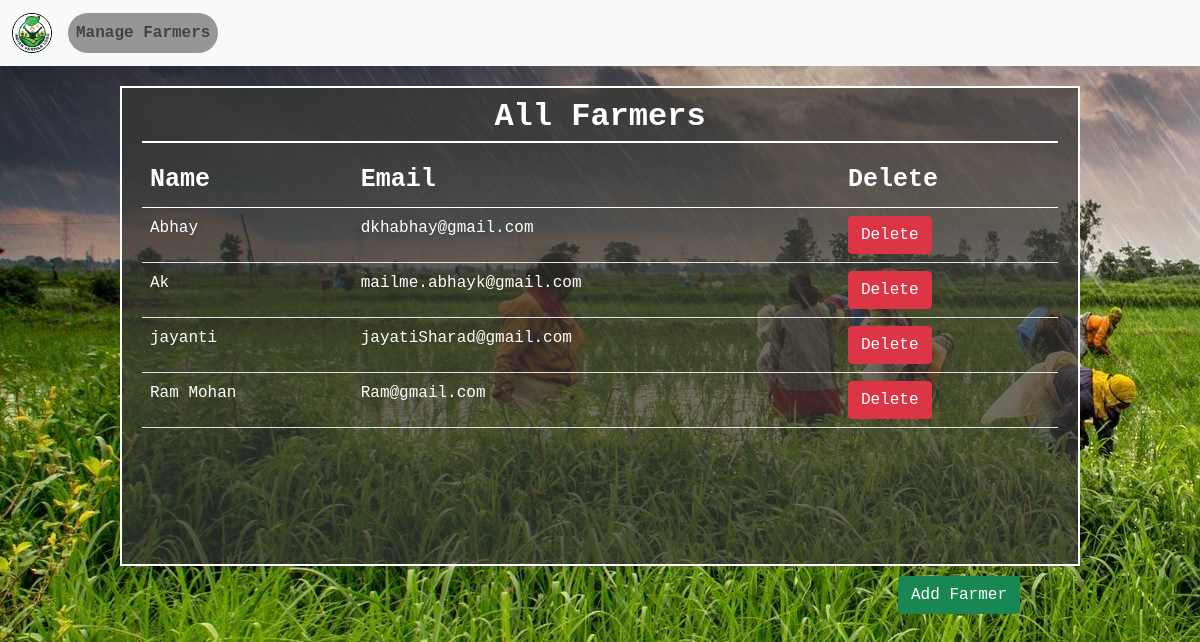
/manage-farmer, run on an earlier commit of the app's database.
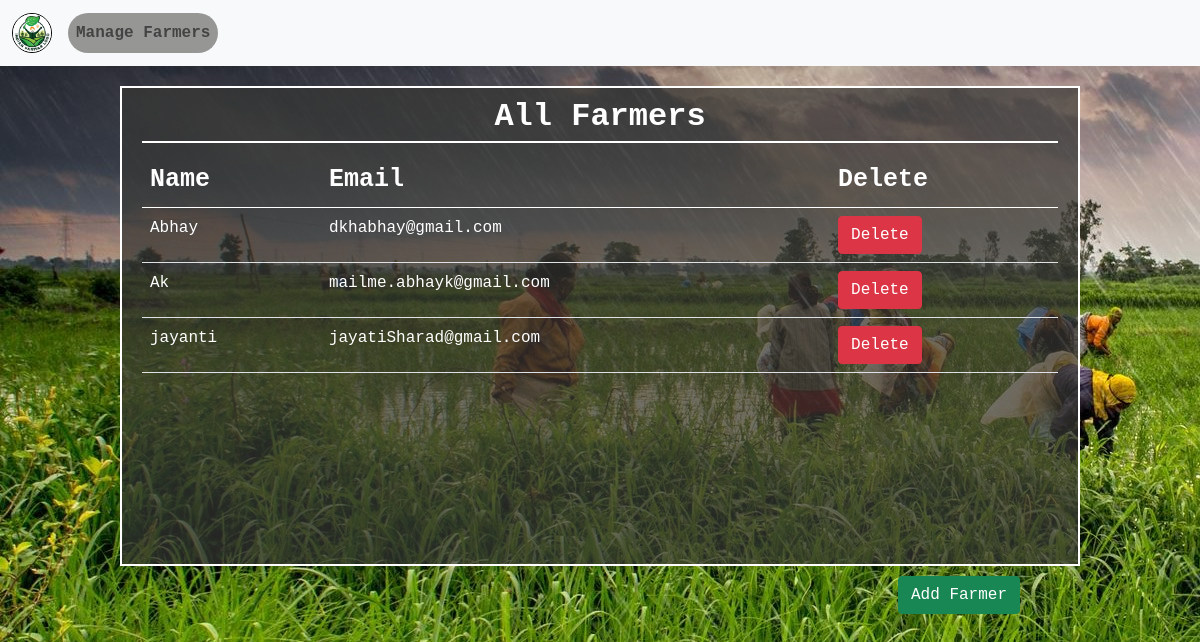
And on a later commit of the database.
### farmer/models/UserDetails.py (models this page shows, shortened)
class UserDetails(models.Model):
    name = models.CharField(null = True, max_length=50)
    email = models.EmailField(primary_key=True)
    password = models.CharField(max_length=20)

### farmer/views/manage_farmer.py (the view, shortened to what this page needs)
# urls.py: path('manage-farmer', manage_farmer.Manage_Farmer.as_view(), name='manage-farmer')
class Manage_Farmer(View):
    def get(self, request):
        userDetails = UserDetails.objects.all().values()
        print("-----userdetails",userDetails)
        return render(request, 'manage_farmer.html', {"userDetails":userDetails})

### farmer/templates/manage_farmer.html (shortened to what this page needs)
{% load static %}
<!DOCTYPE html>
<html lang="en">
<head>
    <link href="https://cdn.jsdelivr.net/npm/bootstrap@5.0.2/dist/css/bootstrap.min.css" rel="stylesheet">
    <link rel="stylesheet"  href="{%  static  'css/manage_farmers.css'  %}">
</head>
<body style="background-image: url('{% static 'images/bg1.jpg'%}')">
    <nav class="navbar navbar-expand-lg navbar-light bg-light">
        <div class="container-fluid" id="navbar-modified">
          <div id="left-block">
            <a class="navbar-brand" href="/">
              <img id="logo" src="{% static 'images/logo1.jpg' %}"
                  style="height:40px; width:40px;
                          border: 1px solid black;
                          border-radius: 20px;">
            </a>
            <div class="collapse navbar-collapse" id="navbarNavDropdown" class="navigation">
              <ul class="navbar-nav">
                <li class="nav-item">
                  <a class="nav-link " id="manage_farmers" aria-current="page" href="/manage-farmer">Manage Farmers</a>
                </li>
              </ul>
            </div>
          </div>
        </div>
      </nav>
    <div class="about-table-container">
        <h2><b>All Farmers</b></h2>
        <table class="table about-table">
            <thead>
                <tr id="table-head">
                    <td>Name</td>
                    <td>Email</td>
                    <td>Delete</td>
                </tr>
            </thead>
            <tbody>
                {% for userDetail in userDetails %}
                <tr>
                    <td>{{userDetail.name}}</td>
                    <td>{{userDetail.email}}</td>
                    <td>
                        <form action="/manage-farmer" method="POST">
                            <button type="submit" class="btn btn-danger">Delete</button>
                        </form>
                    </td>
                </tr>
                {% endfor %}
            </tbody>
        </table>
    </div>
    <div id="add-btn">
        <form action="/manage-farmer" method="POST">
            <button type="submit" class="btn btn-success">Add Farmer</button>
        </form>
    </div>
</body>
</html>

### farmer/static/css/manage_farmers.css (style rules this page uses)
body { padding: 0; margin: 0; overflow: hidden; font-family: 'Courier New', monospace; }
#logo { border-radius: 50%; }
#navbar-modified { display: flex; justify-content: space-between; }
#left-block { display: flex; flex-direction: row; }
#manage_farmers { background-color: rgba(54, 53, 50, 0.5); border-radius: 20px; font-weight: 600; }
.about-table-container { margin: auto; margin-top: 20px; color: white; height: 480px; width: 80%; border: 2px solid white; padding: 0 20px; background-color: rgba(54, 53, 50, 0.7); overflow: scroll; }
.about-table { color: white; }
.about-table-container > h2 { display: flex; justify-content: center; align-items: center; color: white; margin: 10px 0px; padding-bottom: 5px; border-bottom: 2px solid white; }
#table-head { font-size: 25px; font-weight: 900; }
#add-btn { display: flex; justify-content: right; margin: 10px auto; color: white; height: 50px; width: 80%; }
#add-btn > form > button { margin-right: 60px; }

What changed in the data, as far as the page shows it:
removed UserDetails: name "Ram Mohan", email "Ram@gmail.com"
